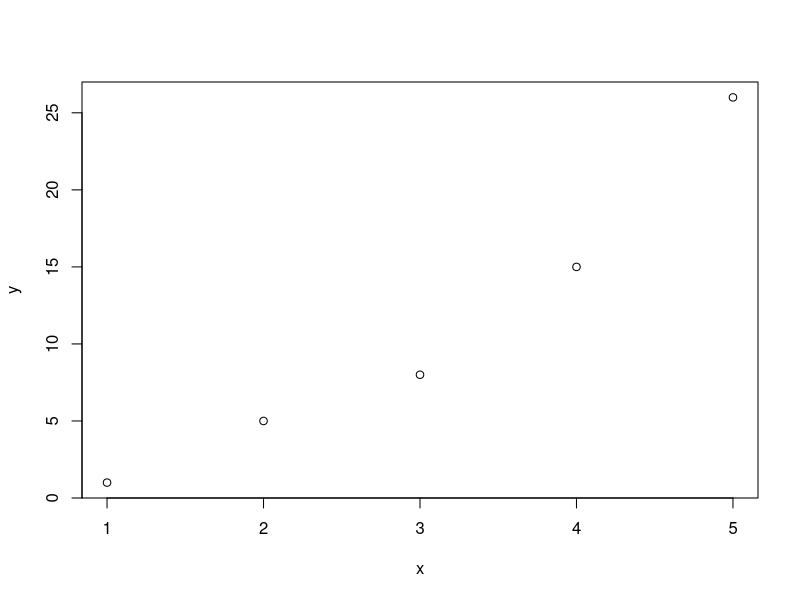

This chart was generated by the following R code:
library(ggplot2)
x = c(1, 2, 3, 4, 5); y = c(1, 5, 8, 15, 26)
df <- data.frame(x, y)
linear_model <- lm(y ~ x^2, data = df)
summary(linear_model)
plot(x, y)
